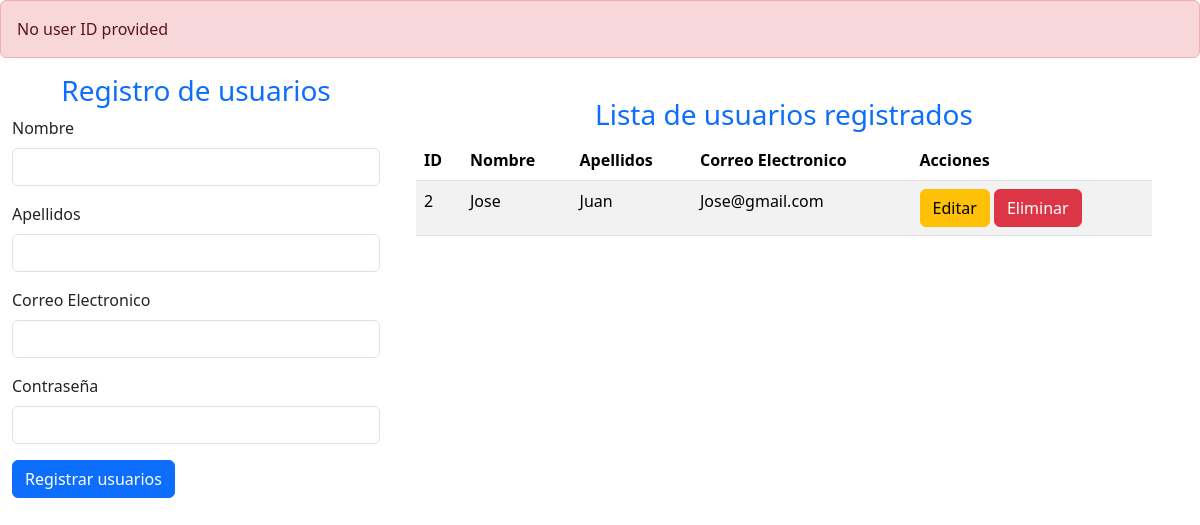
Before: /Login_Crud/index.php with the older database file.
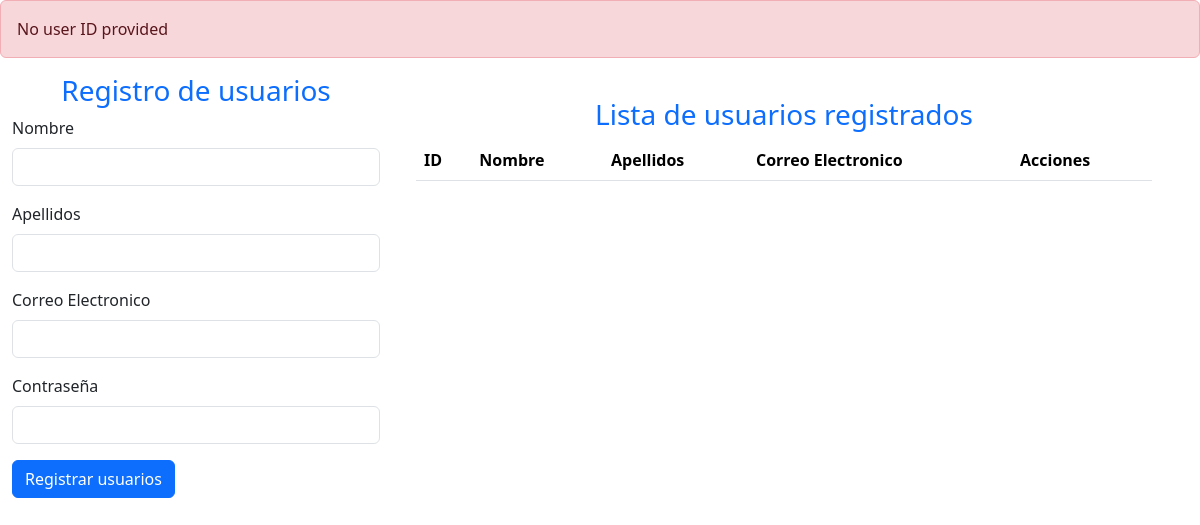
After: the same page with the newer database file.
### tables this page shows
CREATE TABLE `users` (
  `id` int(11) NOT NULL,
  `name` varchar(20) NOT NULL,
  `lastname` varchar(20) NOT NULL,
  `email` varchar(30) NOT NULL,
  `password` varchar(20) NOT NULL
);

### Login_Crud/index.php (the view, shortened to what this page needs)
<!DOCTYPE html>
<html lang="en">
<head>
    <link href="https://cdn.jsdelivr.net/npm/bootstrap@5.3.5/dist/css/bootstrap.min.css" rel="stylesheet">
</head>
<body>
    <?php
        include "controllers/delete_user.php";
    ?>
<div class="container-fluid row">
    <form class="col-4" method="POST">
    <h3 class="text-center text-primary">Registro de usuarios</h3>
        <div class="mb-3">
            <label for="name" class="form-label">Nombre</label>
            <input type="text" class="form-control" name="name">
        </div>
        <div class="mb-3">
            <label for="lastname" class="form-label">Apellidos</label>
            <input type="text" class="form-control" name="lastname">
        </div>
        <div class="mb-3">
            <label for="email" class="form-label">Correo Electronico</label>
            <input type="email" class="form-control" name="email">
        </div>
        <div class="mb-3">
            <label for="password" class="form-label">Contraseña</label>
            <input type="password" class="form-control" name="password">
        </div>
        <button type="submit" class="btn btn-primary" name="btnregistro" value="ok">Registrar usuarios</button>
    </form>
    <div class="col-8 p-4">
        <h3 class="text-center text-primary">Lista de usuarios registrados</h3>
        <table class="table table-striped table-hover">
            <thead>
                <tr>
                    <th scope="col">ID</th>
                    <th scope="col">Nombre</th>
                    <th scope="col">Apellidos</th>
                    <th scope="col">Correo Electronico</th>
                    <th scope="col">Acciones</th>
                </tr>
            </thead>
            <tbody>
                <?php
                include "models/conection.php";
                $sql = $conection -> query("SELECT * FROM users");
                while ($data = $sql -> fetch_object()) { ?>
                <tr>
                    <td><?=$data->id?></td>
                    <td><?=$data->name?></td>
                    <td><?=$data->lastname?></td>
                    <td><?=$data->email?></td>
                    <td>
                        <a href="update_user.php?id=<?= $data->id?>" class="btn btn-small btn-warning">Editar</a>
                        <a onclick="return eliminar()" href="index.php?id=<?= $data->id ?> " class="btn btn-small btn-danger">Eliminar</a>
                    </td>
                </tr>
                <?php }
                ?>
            </tbody>
        </table>
    </div>
</div>
</body>
</html></main></header></head>

### Login_Crud/controllers/delete_user.php
<?php
if (!empty($_GET["id"])) {
    $id = $_GET["id"];
    $sql = $conection->query("DELETE FROM users WHERE id=$id");
    if ($sql == 1) {
        echo "<div class='alert alert-success'>User deleted successfully</div>";
    } else {
        echo "<div class='alert alert-danger'>Error deleting user</div>";
    }
} else {
    echo "<div class='alert alert-danger'>No user ID provided</div>";
}
?>

Changed rows visible on the page:
removed users: id "2", name "Jose", lastname "Juan", email "Jose@gmail.com"
